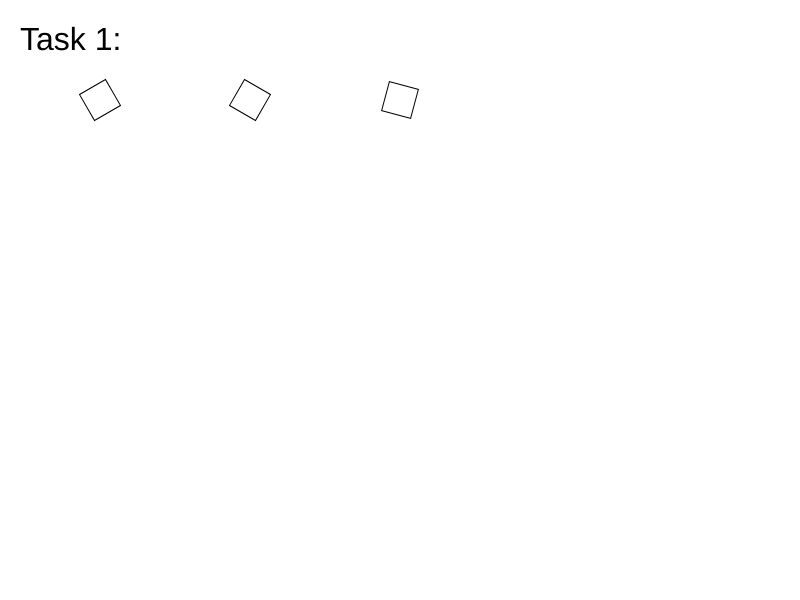
Frame 1 (no input)
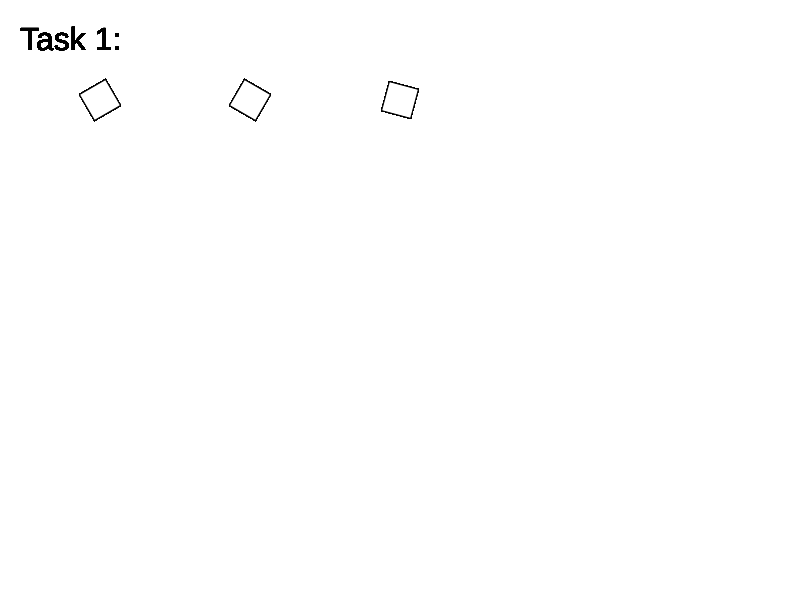
Frame 60 (no input)
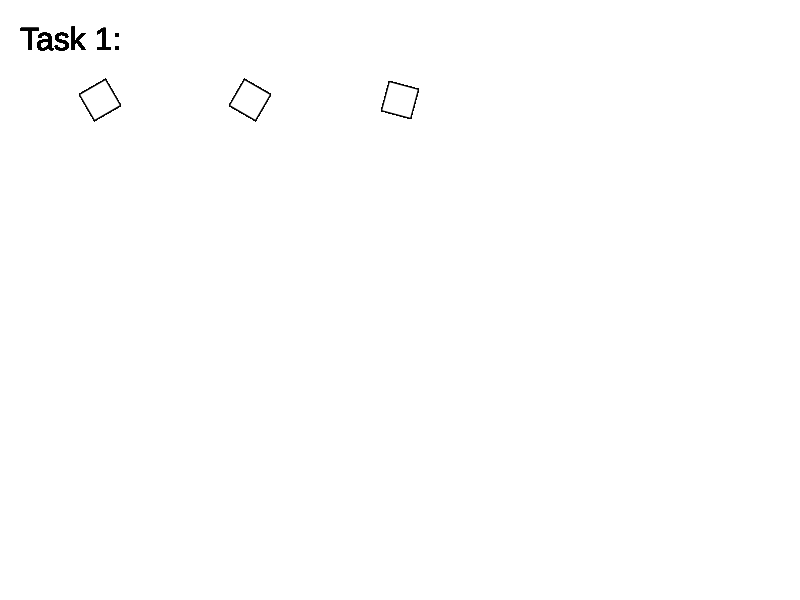
Frame 120 (the mouse pressed at the canvas centre since frame 60)

The p5.js sketch that drew these frames (run headless with seeded random() and noise() and a simulated clock; from frame 60 on, the mouse is pressed at the canvas centre):

// p5.js sketch
// ── sketch.js
function setup() {
	//
	createCanvas(800, 600);
}

function draw() {
	//task 1
	textSize(32);
	text("Task 1:", 20, 50);
	//do task 1 --> squares set to rotate around their center
	push();
	translate(100,100);
	rotate(PI/3.0);
	rect(-15,-15,30,30);
	pop();
	push();
	translate(250,100);
	rotate(TWO_PI/3.0);
	rect(-15,-15,30,30);
	pop();
	push();
	translate(400,100);
	rotate(TWO_PI+HALF_PI/6.0);
	rect(-15,-15,30,30);
	pop();
}
